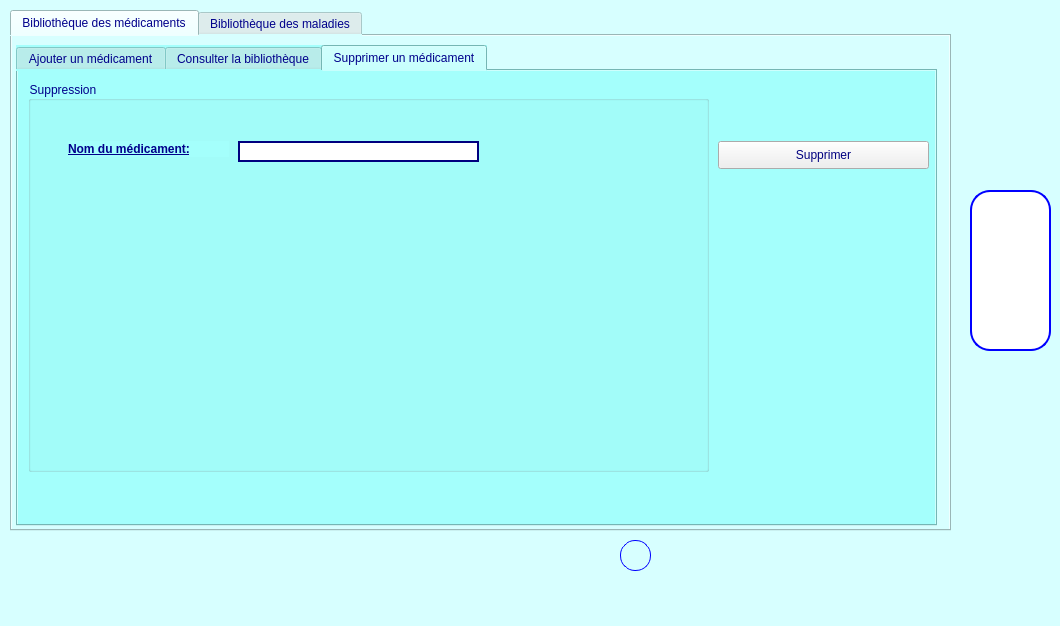
<?xml version="1.0" encoding="UTF-8"?>
<ui version="4.0">
 <class>MainWindow</class>
 <widget class="QMainWindow" name="MainWindow">
  <property name="geometry">
   <rect>
    <x>0</x>
    <y>0</y>
    <width>1060</width>
    <height>626</height>
   </rect>
  </property>
  <property name="windowTitle">
   <string>Bibliothèques</string>
  </property>
  <property name="styleSheet">
   <string notr="true">background-color:rgb(215, 255, 255);
color:darkblue;
</string>
  </property>
  <widget class="QWidget" name="centralwidget">
   <widget class="QTabWidget" name="tabWidget">
    <property name="geometry">
     <rect>
      <x>10</x>
      <y>10</y>
      <width>941</width>
      <height>521</height>
     </rect>
    </property>
    <property name="currentIndex">
     <number>0</number>
    </property>
    <widget class="QWidget" name="tab">
     <attribute name="title">
      <string>Bibliothèque des médicaments</string>
     </attribute>
     <widget class="QTabWidget" name="tabWidget_2">
      <property name="geometry">
       <rect>
        <x>4</x>
        <y>9</y>
        <width>921</width>
        <height>481</height>
       </rect>
      </property>
      <property name="styleSheet">
       <string notr="true">background-color:rgb(164, 255, 252)</string>
      </property>
      <property name="currentIndex">
       <number>2</number>
      </property>
      <widget class="QWidget" name="tab_3">
       <attribute name="title">
        <string>Ajouter un médicament</string>
       </attribute>
       <widget class="QPushButton" name="Ajout_medic">
        <property name="geometry">
         <rect>
          <x>710</x>
          <y>70</y>
          <width>201</width>
          <height>28</height>
         </rect>
        </property>
        <property name="styleSheet">
         <string notr="true">color : rgb(0, 0, 127);
background-color:none</string>
        </property>
        <property name="text">
         <string>Ajouter</string>
        </property>
       </widget>
       <widget class="QGroupBox" name="groupBox">
        <property name="geometry">
         <rect>
          <x>10</x>
          <y>10</y>
          <width>691</width>
          <height>391</height>
         </rect>
        </property>
        <property name="styleSheet">
         <string notr="true">background-color:none</string>
        </property>
        <property name="title">
         <string>Ajout </string>
        </property>
        <widget class="QLabel" name="label">
         <property name="geometry">
          <rect>
           <x>30</x>
           <y>50</y>
           <width>81</width>
           <height>21</height>
          </rect>
         </property>
         <property name="font">
          <font>
           <pointsize>9</pointsize>
           <weight>75</weight>
           <bold>true</bold>
           <underline>true</underline>
          </font>
         </property>
         <property name="text">
          <string>Nom:</string>
         </property>
        </widget>
        <widget class="QLineEdit" name="le_prix">
         <property name="geometry">
          <rect>
           <x>80</x>
           <y>100</y>
           <width>271</width>
           <height>22</height>
          </rect>
         </property>
         <property name="styleSheet">
          <string notr="true">border-color : rgb(0, 0, 127);
border-style : solid;
border-width : 2px;
background-color:none</string>
         </property>
         <property name="readOnly">
          <bool>false</bool>
         </property>
        </widget>
        <widget class="QLineEdit" name="le_cas">
         <property name="geometry">
          <rect>
           <x>180</x>
           <y>150</y>
           <width>491</width>
           <height>211</height>
          </rect>
         </property>
         <property name="sizePolicy">
          <sizepolicy hsizetype="Maximum" vsizetype="Expanding">
           <horstretch>0</horstretch>
           <verstretch>5</verstretch>
          </sizepolicy>
         </property>
         <property name="minimumSize">
          <size>
           <width>491</width>
           <height>0</height>
          </size>
         </property>
         <property name="maximumSize">
          <size>
           <width>491</width>
           <height>16777215</height>
          </size>
         </property>
         <property name="styleSheet">
          <string notr="true">border-color : rgb(0, 0, 127);
border-style : solid;
border-width : 2px;
background-color:none</string>
         </property>
         <property name="maxLength">
          <number>999999999</number>
         </property>
         <property name="frame">
          <bool>true</bool>
         </property>
         <property name="cursorPosition">
          <number>0</number>
         </property>
         <property name="alignment">
          <set>Qt::AlignLeading|Qt::AlignLeft|Qt::AlignTop</set>
         </property>
         <property name="readOnly">
          <bool>false</bool>
         </property>
        </widget>
        <widget class="QLabel" name="label_2">
         <property name="geometry">
          <rect>
           <x>30</x>
           <y>100</y>
           <width>81</width>
           <height>21</height>
          </rect>
         </property>
         <property name="font">
          <font>
           <pointsize>9</pointsize>
           <weight>75</weight>
           <bold>true</bold>
           <underline>true</underline>
          </font>
         </property>
         <property name="styleSheet">
          <string notr="true">background-color:none</string>
         </property>
         <property name="text">
          <string>Prix:</string>
         </property>
        </widget>
        <widget class="QLabel" name="label_3">
         <property name="geometry">
          <rect>
           <x>30</x>
           <y>150</y>
           <width>131</width>
           <height>21</height>
          </rect>
         </property>
         <property name="font">
          <font>
           <pointsize>9</pointsize>
           <weight>75</weight>
           <bold>true</bold>
           <underline>true</underline>
          </font>
         </property>
         <property name="text">
          <string>Cas d'utilisation:</string>
         </property>
        </widget>
        <widget class="QLineEdit" name="le_nom">
         <property name="geometry">
          <rect>
           <x>80</x>
           <y>50</y>
           <width>271</width>
           <height>22</height>
          </rect>
         </property>
         <property name="styleSheet">
          <string notr="true">border-color : rgb(0, 0, 127);
border-style : solid;
border-width : 2px;
background-color:none</string>
         </property>
         <property name="readOnly">
          <bool>false</bool>
         </property>
        </widget>
       </widget>
       <widget class="QPushButton" name="Modifier_medic">
        <property name="geometry">
         <rect>
          <x>710</x>
          <y>110</y>
          <width>201</width>
          <height>28</height>
         </rect>
        </property>
        <property name="styleSheet">
         <string notr="true">color : rgb(0, 0, 127);
background-color:none</string>
        </property>
        <property name="text">
         <string>Modifier</string>
        </property>
       </widget>
      </widget>
      <widget class="QWidget" name="tab_4">
       <attribute name="title">
        <string>Consulter la bibliothèque</string>
       </attribute>
       <widget class="QGroupBox" name="groupBox_3">
        <property name="geometry">
         <rect>
          <x>10</x>
          <y>10</y>
          <width>871</width>
          <height>441</height>
         </rect>
        </property>
        <property name="title">
         <string>Consultation bibliothèque</string>
        </property>
        <widget class="QTabWidget" name="tabWidget_4">
         <property name="geometry">
          <rect>
           <x>10</x>
           <y>20</y>
           <width>841</width>
           <height>401</height>
          </rect>
         </property>
         <property name="currentIndex">
          <number>1</number>
         </property>
         <widget class="QWidget" name="tab_9">
          <attribute name="title">
           <string>Afficher la bibliothèque</string>
          </attribute>
          <widget class="QTableView" name="table_medic">
           <property name="geometry">
            <rect>
             <x>30</x>
             <y>40</y>
             <width>381</width>
             <height>321</height>
            </rect>
           </property>
           <property name="styleSheet">
            <string notr="true">border-color : rgb(0, 0, 127);
border-style : solid;
border-width : 2px;
background-color:none</string>
           </property>
          </widget>
          <widget class="QPushButton" name="Afficher_medic">
           <property name="geometry">
            <rect>
             <x>610</x>
             <y>80</y>
             <width>211</width>
             <height>28</height>
            </rect>
           </property>
           <property name="styleSheet">
            <string notr="true">color : rgb(0, 0, 127);
background-color:none</string>
           </property>
           <property name="text">
            <string>Afficher</string>
           </property>
          </widget>
          <widget class="QLabel" name="label_5">
           <property name="geometry">
            <rect>
             <x>110</x>
             <y>20</y>
             <width>181</width>
             <height>16</height>
            </rect>
           </property>
           <property name="font">
            <font>
             <pointsize>9</pointsize>
             <weight>75</weight>
             <bold>true</bold>
             <underline>true</underline>
            </font>
           </property>
           <property name="text">
            <string>Liste des médicaments:</string>
           </property>
          </widget>
          <widget class="QPushButton" name="Trier_medic">
           <property name="geometry">
            <rect>
             <x>612</x>
             <y>120</y>
             <width>211</width>
             <height>28</height>
            </rect>
           </property>
           <property name="styleSheet">
            <string notr="true">color : rgb(0, 0, 127);
background-color:none</string>
           </property>
           <property name="text">
            <string>Trier</string>
           </property>
          </widget>
         </widget>
         <widget class="QWidget" name="tab_10">
          <attribute name="title">
           <string>Rechercher</string>
          </attribute>
          <widget class="QTableView" name="table_rech_mdc">
           <property name="geometry">
            <rect>
             <x>30</x>
             <y>40</y>
             <width>381</width>
             <height>321</height>
            </rect>
           </property>
           <property name="styleSheet">
            <string notr="true">border-color : rgb(0, 0, 127);
border-style : solid;
border-width : 2px;
background-color:none</string>
           </property>
          </widget>
          <widget class="QPushButton" name="pb_recherche">
           <property name="geometry">
            <rect>
             <x>610</x>
             <y>80</y>
             <width>211</width>
             <height>31</height>
            </rect>
           </property>
           <property name="font">
            <font>
             <pointsize>8</pointsize>
             <weight>50</weight>
             <bold>false</bold>
            </font>
           </property>
           <property name="styleSheet">
            <string notr="true">color : rgb(0, 0, 127);
background-color:none</string>
           </property>
           <property name="text">
            <string>Rechercher</string>
           </property>
          </widget>
          <widget class="QLabel" name="label_24">
           <property name="geometry">
            <rect>
             <x>450</x>
             <y>40</y>
             <width>91</width>
             <height>21</height>
            </rect>
           </property>
           <property name="font">
            <font>
             <pointsize>9</pointsize>
             <weight>75</weight>
             <bold>true</bold>
             <underline>true</underline>
            </font>
           </property>
           <property name="text">
            <string>Nom:</string>
           </property>
          </widget>
          <widget class="QLineEdit" name="le_nom_rech">
           <property name="geometry">
            <rect>
             <x>500</x>
             <y>40</y>
             <width>181</width>
             <height>20</height>
            </rect>
           </property>
           <property name="styleSheet">
            <string notr="true">border-color : rgb(0, 0, 127);
border-style : solid;
border-width : 2px;

background-color:none</string>
           </property>
          </widget>
         </widget>
        </widget>
       </widget>
      </widget>
      <widget class="QWidget" name="tab_5">
       <attribute name="title">
        <string>Supprimer un médicament</string>
       </attribute>
       <widget class="QGroupBox" name="groupBox_2">
        <property name="geometry">
         <rect>
          <x>10</x>
          <y>10</y>
          <width>681</width>
          <height>391</height>
         </rect>
        </property>
        <property name="title">
         <string>Suppression</string>
        </property>
        <widget class="QLineEdit" name="le_medic_supp">
         <property name="geometry">
          <rect>
           <x>210</x>
           <y>60</y>
           <width>241</width>
           <height>21</height>
          </rect>
         </property>
         <property name="styleSheet">
          <string notr="true">border-color : rgb(0, 0, 127);
border-style : solid;
border-width : 2px;
background-color:none</string>
         </property>
        </widget>
        <widget class="QLabel" name="label_4">
         <property name="geometry">
          <rect>
           <x>40</x>
           <y>60</y>
           <width>161</width>
           <height>16</height>
          </rect>
         </property>
         <property name="font">
          <font>
           <pointsize>9</pointsize>
           <weight>75</weight>
           <bold>true</bold>
           <underline>true</underline>
          </font>
         </property>
         <property name="text">
          <string>Nom du médicament:</string>
         </property>
        </widget>
       </widget>
       <widget class="QPushButton" name="Supprimer_medic">
        <property name="geometry">
         <rect>
          <x>700</x>
          <y>70</y>
          <width>211</width>
          <height>28</height>
         </rect>
        </property>
        <property name="styleSheet">
         <string notr="true">color : rgb(0, 0, 127);
background-color:none</string>
        </property>
        <property name="text">
         <string>Supprimer</string>
        </property>
       </widget>
      </widget>
     </widget>
    </widget>
    <widget class="QWidget" name="tab_2">
     <attribute name="title">
      <string>Bibliothèque des maladies</string>
     </attribute>
     <widget class="QTabWidget" name="tabWidget_3">
      <property name="geometry">
       <rect>
        <x>0</x>
        <y>10</y>
        <width>921</width>
        <height>481</height>
       </rect>
      </property>
      <property name="styleSheet">
       <string notr="true">background-color:rgb(164, 255, 252);
</string>
      </property>
      <property name="currentIndex">
       <number>0</number>
      </property>
      <widget class="QWidget" name="tab_6">
       <attribute name="title">
        <string>Ajouter une maladie</string>
       </attribute>
       <widget class="QPushButton" name="Modifier_maladie">
        <property name="geometry">
         <rect>
          <x>710</x>
          <y>110</y>
          <width>201</width>
          <height>28</height>
         </rect>
        </property>
        <property name="styleSheet">
         <string notr="true">color : rgb(0, 0, 127);
background-color:none</string>
        </property>
        <property name="text">
         <string>Modifier</string>
        </property>
       </widget>
       <widget class="QPushButton" name="Ajout_maladie">
        <property name="geometry">
         <rect>
          <x>710</x>
          <y>70</y>
          <width>201</width>
          <height>28</height>
         </rect>
        </property>
        <property name="styleSheet">
         <string notr="true">color : rgb(0, 0, 127);
background-color:none</string>
        </property>
        <property name="text">
         <string>Ajouter</string>
        </property>
       </widget>
       <widget class="QGroupBox" name="groupBox_4">
        <property name="geometry">
         <rect>
          <x>10</x>
          <y>10</y>
          <width>691</width>
          <height>391</height>
         </rect>
        </property>
        <property name="styleSheet">
         <string notr="true">background-color:none;

</string>
        </property>
        <property name="title">
         <string>Ajout</string>
        </property>
        <widget class="QLabel" name="label_6">
         <property name="geometry">
          <rect>
           <x>30</x>
           <y>50</y>
           <width>61</width>
           <height>21</height>
          </rect>
         </property>
         <property name="font">
          <font>
           <pointsize>9</pointsize>
           <weight>75</weight>
           <bold>true</bold>
           <underline>true</underline>
          </font>
         </property>
         <property name="styleSheet">
          <string notr="true">background-color:none;
background-image:none</string>
         </property>
         <property name="text">
          <string>&lt;html&gt;&lt;head/&gt;&lt;body&gt;&lt;p&gt;&lt;span style=&quot; text-decoration: underline; color:#00007f;&quot;&gt;Nom:&lt;/span&gt;&lt;/p&gt;&lt;/body&gt;&lt;/html&gt;</string>
         </property>
        </widget>
        <widget class="QLineEdit" name="le_symptome">
         <property name="geometry">
          <rect>
           <x>190</x>
           <y>230</y>
           <width>311</width>
           <height>81</height>
          </rect>
         </property>
         <property name="sizePolicy">
          <sizepolicy hsizetype="Maximum" vsizetype="Expanding">
           <horstretch>0</horstretch>
           <verstretch>5</verstretch>
          </sizepolicy>
         </property>
         <property name="minimumSize">
          <size>
           <width>0</width>
           <height>0</height>
          </size>
         </property>
         <property name="maximumSize">
          <size>
           <width>491</width>
           <height>16777215</height>
          </size>
         </property>
         <property name="styleSheet">
          <string notr="true">border-color : rgb(0, 0, 127);
border-style : solid;
border-width : 2px;
background-color:none</string>
         </property>
         <property name="maxLength">
          <number>999999999</number>
         </property>
         <property name="frame">
          <bool>true</bool>
         </property>
         <property name="cursorPosition">
          <number>0</number>
         </property>
         <property name="alignment">
          <set>Qt::AlignLeading|Qt::AlignLeft|Qt::AlignTop</set>
         </property>
         <property name="readOnly">
          <bool>false</bool>
         </property>
        </widget>
        <widget class="QLabel" name="label_7">
         <property name="geometry">
          <rect>
           <x>30</x>
           <y>110</y>
           <width>151</width>
           <height>21</height>
          </rect>
         </property>
         <property name="font">
          <font>
           <pointsize>9</pointsize>
           <weight>75</weight>
           <bold>true</bold>
           <underline>true</underline>
          </font>
         </property>
         <property name="styleSheet">
          <string notr="true">background-color:none</string>
         </property>
         <property name="text">
          <string>&lt;html&gt;&lt;head/&gt;&lt;body&gt;&lt;p&gt;&lt;span style=&quot; color:#00007f;&quot;&gt;Cause de la maladie:&lt;/span&gt;&lt;/p&gt;&lt;/body&gt;&lt;/html&gt;</string>
         </property>
        </widget>
        <widget class="QLineEdit" name="le_cause">
         <property name="geometry">
          <rect>
           <x>190</x>
           <y>110</y>
           <width>311</width>
           <height>81</height>
          </rect>
         </property>
         <property name="sizePolicy">
          <sizepolicy hsizetype="Maximum" vsizetype="Expanding">
           <horstretch>0</horstretch>
           <verstretch>5</verstretch>
          </sizepolicy>
         </property>
         <property name="minimumSize">
          <size>
           <width>0</width>
           <height>0</height>
          </size>
         </property>
         <property name="maximumSize">
          <size>
           <width>491</width>
           <height>16777215</height>
          </size>
         </property>
         <property name="styleSheet">
          <string notr="true">border-color : rgb(0, 0, 127);
border-style : solid;
border-width : 2px;
background-color:none</string>
         </property>
         <property name="maxLength">
          <number>999999999</number>
         </property>
         <property name="frame">
          <bool>true</bool>
         </property>
         <property name="cursorPosition">
          <number>0</number>
         </property>
         <property name="alignment">
          <set>Qt::AlignLeading|Qt::AlignLeft|Qt::AlignTop</set>
         </property>
         <property name="readOnly">
          <bool>false</bool>
         </property>
        </widget>
        <widget class="QLabel" name="label_8">
         <property name="geometry">
          <rect>
           <x>30</x>
           <y>230</y>
           <width>91</width>
           <height>21</height>
          </rect>
         </property>
         <property name="font">
          <font>
           <pointsize>9</pointsize>
           <weight>75</weight>
           <bold>true</bold>
           <underline>true</underline>
          </font>
         </property>
         <property name="styleSheet">
          <string notr="true">background-color:none</string>
         </property>
         <property name="text">
          <string>&lt;html&gt;&lt;head/&gt;&lt;body&gt;&lt;p&gt;&lt;span style=&quot; color:#00007f;&quot;&gt;Symptômes:&lt;/span&gt;&lt;/p&gt;&lt;/body&gt;&lt;/html&gt;</string>
         </property>
        </widget>
        <widget class="QLineEdit" name="le_nom_2">
         <property name="geometry">
          <rect>
           <x>80</x>
           <y>50</y>
           <width>311</width>
           <height>22</height>
          </rect>
         </property>
         <property name="styleSheet">
          <string notr="true">border-color : rgb(0, 0, 127);
border-style : solid;
border-width : 2px;
background-color:none;
background-image:none</string>
         </property>
        </widget>
       </widget>
      </widget>
      <widget class="QWidget" name="tab_7">
       <attribute name="title">
        <string>Consulter la bibliothèque</string>
       </attribute>
       <widget class="QGroupBox" name="groupBox_5">
        <property name="geometry">
         <rect>
          <x>10</x>
          <y>10</y>
          <width>961</width>
          <height>441</height>
         </rect>
        </property>
        <property name="styleSheet">
         <string notr="true">background-color:none</string>
        </property>
        <property name="title">
         <string>Consultation</string>
        </property>
        <widget class="QTabWidget" name="tabWidget_5">
         <property name="geometry">
          <rect>
           <x>14</x>
           <y>20</y>
           <width>881</width>
           <height>411</height>
          </rect>
         </property>
         <property name="styleSheet">
          <string notr="true">background-color:rgb(164, 255, 252)</string>
         </property>
         <property name="currentIndex">
          <number>1</number>
         </property>
         <widget class="QWidget" name="tab_11">
          <attribute name="title">
           <string>Afficher la bibliothèque</string>
          </attribute>
          <widget class="QLabel" name="label_9">
           <property name="geometry">
            <rect>
             <x>110</x>
             <y>20</y>
             <width>141</width>
             <height>16</height>
            </rect>
           </property>
           <property name="font">
            <font>
             <pointsize>9</pointsize>
             <weight>75</weight>
             <bold>true</bold>
             <underline>true</underline>
            </font>
           </property>
           <property name="styleSheet">
            <string notr="true">background-color:none</string>
           </property>
           <property name="text">
            <string>Liste des maladies:</string>
           </property>
          </widget>
          <widget class="QTableView" name="table_maladie">
           <property name="geometry">
            <rect>
             <x>30</x>
             <y>40</y>
             <width>381</width>
             <height>321</height>
            </rect>
           </property>
           <property name="styleSheet">
            <string notr="true">border-color : rgb(0, 0, 127);
border-style : solid;
border-width : 2px;
background-color:none</string>
           </property>
          </widget>
          <widget class="QPushButton" name="Afficher_maladie">
           <property name="geometry">
            <rect>
             <x>610</x>
             <y>80</y>
             <width>211</width>
             <height>28</height>
            </rect>
           </property>
           <property name="styleSheet">
            <string notr="true">color : rgb(0, 0, 127);
background-color:none</string>
           </property>
           <property name="text">
            <string>Afficher</string>
           </property>
          </widget>
         </widget>
         <widget class="QWidget" name="tab_12">
          <attribute name="title">
           <string>Rechercher</string>
          </attribute>
          <widget class="QTableView" name="table_rech_mld">
           <property name="geometry">
            <rect>
             <x>30</x>
             <y>40</y>
             <width>381</width>
             <height>321</height>
            </rect>
           </property>
           <property name="styleSheet">
            <string notr="true">border-color : rgb(0, 0, 127);
border-style : solid;
border-width : 2px;
background-color:none</string>
           </property>
          </widget>
          <widget class="QLineEdit" name="le_nom_rech_maladie">
           <property name="geometry">
            <rect>
             <x>500</x>
             <y>40</y>
             <width>181</width>
             <height>20</height>
            </rect>
           </property>
           <property name="styleSheet">
            <string notr="true">border-color : rgb(0, 0, 127);
border-style : solid;
border-width : 2px;

background-color:none</string>
           </property>
          </widget>
          <widget class="QLabel" name="label_25">
           <property name="geometry">
            <rect>
             <x>450</x>
             <y>40</y>
             <width>41</width>
             <height>21</height>
            </rect>
           </property>
           <property name="font">
            <font>
             <pointsize>9</pointsize>
             <weight>75</weight>
             <bold>true</bold>
             <underline>true</underline>
            </font>
           </property>
           <property name="text">
            <string>Nom:</string>
           </property>
          </widget>
          <widget class="QPushButton" name="rechercher_maladie">
           <property name="geometry">
            <rect>
             <x>610</x>
             <y>80</y>
             <width>211</width>
             <height>31</height>
            </rect>
           </property>
           <property name="font">
            <font>
             <pointsize>8</pointsize>
             <weight>50</weight>
             <bold>false</bold>
            </font>
           </property>
           <property name="styleSheet">
            <string notr="true">color : rgb(0, 0, 127);
background-color:none</string>
           </property>
           <property name="text">
            <string>Rechercher</string>
           </property>
          </widget>
         </widget>
        </widget>
       </widget>
      </widget>
      <widget class="QWidget" name="tab_8">
       <attribute name="title">
        <string>Supprimer une maladie</string>
       </attribute>
       <widget class="QGroupBox" name="groupBox_6">
        <property name="geometry">
         <rect>
          <x>10</x>
          <y>10</y>
          <width>691</width>
          <height>391</height>
         </rect>
        </property>
        <property name="styleSheet">
         <string notr="true">background-color:none</string>
        </property>
        <property name="title">
         <string>Suppression</string>
        </property>
        <widget class="QLabel" name="label_10">
         <property name="geometry">
          <rect>
           <x>40</x>
           <y>70</y>
           <width>141</width>
           <height>16</height>
          </rect>
         </property>
         <property name="font">
          <font>
           <pointsize>9</pointsize>
           <weight>75</weight>
           <bold>true</bold>
           <underline>true</underline>
          </font>
         </property>
         <property name="styleSheet">
          <string notr="true">color : rgb(0, 0, 127);
background-color:none</string>
         </property>
         <property name="text">
          <string>Nom de la maladie:</string>
         </property>
        </widget>
        <widget class="QLineEdit" name="le_supp">
         <property name="geometry">
          <rect>
           <x>190</x>
           <y>70</y>
           <width>301</width>
           <height>22</height>
          </rect>
         </property>
         <property name="styleSheet">
          <string notr="true">border-color : rgb(0, 0, 127);
border-style : solid;
border-width : 2px;

background-color:none</string>
         </property>
        </widget>
       </widget>
       <widget class="QPushButton" name="Supp_maladie">
        <property name="geometry">
         <rect>
          <x>710</x>
          <y>70</y>
          <width>201</width>
          <height>28</height>
         </rect>
        </property>
        <property name="styleSheet">
         <string notr="true">color : rgb(0, 0, 127);
background-color:none</string>
        </property>
        <property name="text">
         <string>Supprimer</string>
        </property>
       </widget>
      </widget>
     </widget>
    </widget>
   </widget>
   <widget class="QLineEdit" name="lineEdit">
    <property name="geometry">
     <rect>
      <x>970</x>
      <y>190</y>
      <width>81</width>
      <height>161</height>
     </rect>
    </property>
    <property name="styleSheet">
     <string notr="true">background-image: url(:/image/244.png);
border-color : rgb(0, 0, 255);
border-style : solid;
border-width : 2px;
background-color:none;
border-radius: 20px;
</string>
    </property>
   </widget>
   <widget class="QPushButton" name="pushButton">
    <property name="geometry">
     <rect>
      <x>620</x>
      <y>540</y>
      <width>31</width>
      <height>31</height>
     </rect>
    </property>
    <property name="styleSheet">
     <string notr="true">border-color : rgb(0, 0, 255);
border-style : solid;
border-width : 1px;
background-color:none;
border-radius: 15px;
background-image: url(:/son/play.png);</string>
    </property>
    <property name="text">
     <string/>
    </property>
   </widget>
  </widget>
  <widget class="QMenuBar" name="menubar">
   <property name="geometry">
    <rect>
     <x>0</x>
     <y>0</y>
     <width>1060</width>
     <height>26</height>
    </rect>
   </property>
  </widget>
  <widget class="QStatusBar" name="statusbar"/>
 </widget>
 <resources/>
 <connections/>
</ui>
